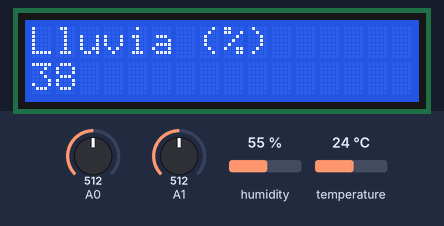
Recording of a sketch running on a simulated Arduino Uno, built with avr-gcc and run on an emulated ATmega328P. Parts: 16×2 character LCD. Wiring (inferred from the names in the program): DHT11 sensor: data pin 2. Inputs (shaded band) come from the test bench; at power-on: humidity 55 %, A0 = 512, A1 = 512, temperature 24 °C. What the sketch prints to the serial monitor is not drawn.

Above: at 2.2 s.
2.3 s: humidity set to 22 %
At 4.8 s:
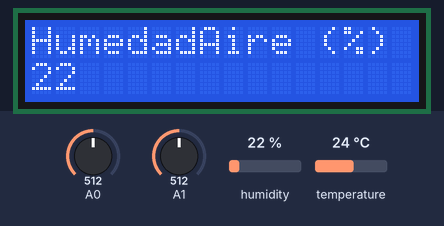
11.9 s: A0 set to 716
At 18.5 s:
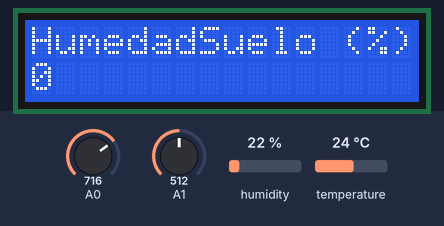
20.2 s: A1 set to 716
At 27.8 s:
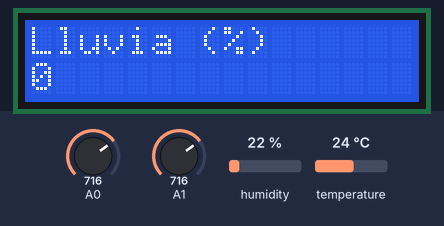
29.5 s: temperature set to 12 °C
At 37.2 s:
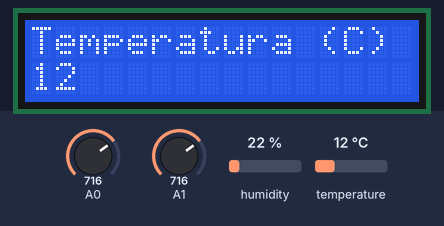
38.9 s: A0 set to 306
At 43.2 s:
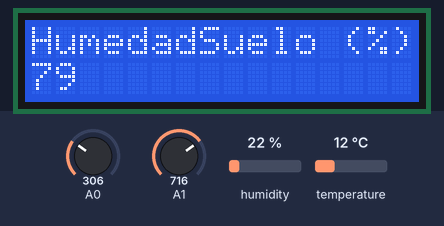
45.0 s: A1 set to 306
At 52.6 s:
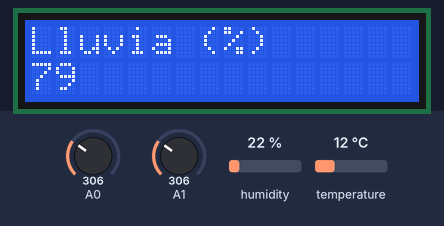
Timing chart, 0 to 54.1 s (numbered marks = the images above; inputs shaded):
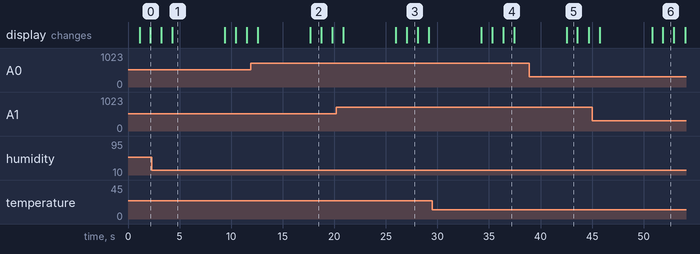

The sketch:

estacion_metereologica.ino
```cpp
/*
 * Estacion Meteorologica con Arduino
 *
 * C-Innova, Bogota, Colombia
 * January 23, 2017
 * contact: jugarciasa@unal.edu.co (Juliana Garcia)
 *
 * Updated June 27, 2017
 * contact: pcuellar@mit.edu (Pedro Reynolds-Cuéllar)
 */

 /*
  * Conexiones protoboard & Arduino y cómo leer valores:
  *
  * Temperatura/sensor de humedad:
  *   temperatura: expresada en grados Celsius
  *   humedad: 0-100%
  *   DAT (pin en sensor de temperatura) conecta con D2 (entrada digital 2 en Arduino)
  *
  * Sensor de caída de lluvia:
  *   1023: seco
  *   0: wet
  *   A0 (sensor) a A1 (Arduino)
  *
  * Sensor de suelo:
  *   1023: seco
  *   0: mojado
  *   D0 (sensor) a D11 (arduino)
  *   A0 (sensor) a A0 (arduino)
  *
  * Pantalla LCD:
  *   SDA (sensor) to SDA (Arduino) (izquiera)
  *   SCL (sensor) to SCL (Arduino) (derecha)
  */

  /*
   * Problemas encontrados
   *
   * La pantalla no muestra información: Pantallas con backpacks, girar perilla azul para calibrar el contraste
   * Librería Wire no compila: Revisar el archivo I2CIO.cpp y asegurarse que la librería Wire está incluída de la siguiente forma: #include <Wire.h>
 */

 //-------------Librerías pantalla LCD------------------------
#include <I2CIO.h>
#include <LiquidCrystal_I2C.h>
#include <Wire.h>
#include <MyLCD.h>
#include <dht.h>

//----- Librerías para los sensores --------------------------
#include <SoilHumidity.h>       // librería para sensor de humedad de suelo
#include <RainDrop.h>           // librería para sensor de caída de lluvia
#include <Temperature.h>        // librería para sensor de temperatura y humedad de aire


// ----- Crear los objetos para cada uno de los sensores -----
MyLCD mylcd;
SoilHumidity soilhumidity(A0);  // configura el sensor de humedad de suelo en el pin A0 (Arduino)
RainDrop raindrop(A1);          // configura el sensor de caída de lluvia en el pin A1 (Arduino)
Temperature temperature(2);     // configura el sensor de temperatura en el pin 2 (Arduino)
Temperature humedad(2);         // configura el sensor de humedad de aire

// -----------------------------------

#define DHT11_PIN 2             // configura el lector de temperatura y humedad en el pin 2 (Arduino)

void setup() {
  Serial.begin(9600);
  mylcd.init();                 // iniciar la pantalla en tamaño 16x2 y encender la luz
  delay(1000);
  Serial.begin(9600);
}

int wait = 1000;

void loop() {
// ---- Desplegar datos en la pantalla LCD -----
   mylcd.printData(soilhumidity.getFormattedData());
   delay(wait);

   mylcd.printData( raindrop.getFormattedData() );
   delay(wait);

   mylcd.printData( temperature.getFormattedData() );
   delay(wait);

   mylcd.printData( humedad.getFormattedData2() );
   delay(wait);

 /*
  ------------------------------------------
  -------- Desplegar información en el Serial Monitor ------
  ------------------------------------------
  */

  // Sensor de caída de lluvia
  Serial.print("Rain Sensor: ");
  Serial.println(raindrop.getRawData());         // desplegar datos del sensor de caída de lluvia conectado en A1 (Arduino)
  delay(wait);

  // Sensor DHT11 de temperatura
  // Temperatura del aire
  Serial.print("Temperatura: ");
  Serial.println(temperature.getRawData());      // desplegar datos de temperatura
  delay(wait);
  // Humedad del aire
  Serial.print("Humedad: ");
  Serial.println(humedad.getRawData2());         // desplegar datos de humedad de aire
  delay(wait);
  // Sensor de humedad de suelo
  Serial.print("Soil Sensor: ");
  Serial.println(soilhumidity.getRawData());     // desplegar daots de sensor de humedad de suelo conectado en A0 (Arduino)
  Serial.println("");

  delay(wait);

}
```

Measured:
- what the display in image 1 shows lasts 5.1 s, from 4.3 s to 9.4 s
- what the display in image 2 shows lasts 1.0 s, from 17.7 s to 18.7 s
- what the display in image 3 shows lasts 1.1 s, from 27.0 s to 28.1 s
